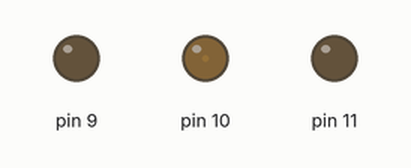
A sketch run on a simulated Arduino Uno, built with avr-gcc and run on an emulated ATmega328P. Parts: output pins drawn as LEDs (lit = HIGH).

Above: at 0.05 s.
At 1.15 s:
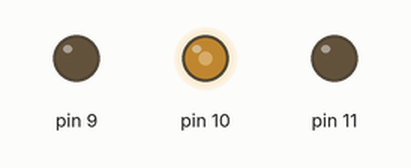
At 2.3 s:
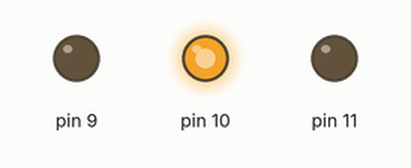
At 4.6 s:
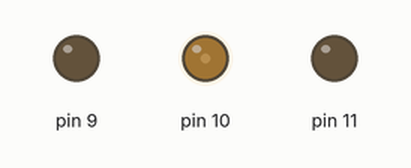
Timing chart, 0 to 6.7 s (numbered marks = the images above):
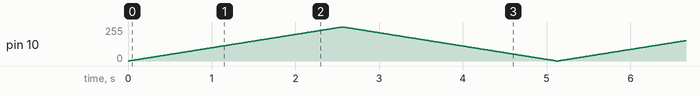

The sketch:

HumpaLampa.ino
```cpp
void setup() {
  // put your setup code here, to run once:

  // activation des pinoches 9, 10, 11

  pinMode(9 ,OUTPUT);
  pinMode(10,OUTPUT);
  pinMode(11,OUTPUT);
}

void loop() {
  // put your main code here, to run repeatedly:

  digitalWrite(9 ,LOW); // pinoche 9  connecté à la LED ?
  digitalWrite(10,LOW); // pinoche 10 connecté à la LED Rouge
  digitalWrite(11,LOW); // pinoche 11 connecté à la LED ?

  // On fait une boucle "for" pour envoyer le signal d'intensité "i" sur la pinoche 10
  // le signal d'intensité "i" commence à 0 pour augmenter de +1 dans la boucle "for"
  // la valeur maximale est "255"
  for (int i= 0; i <= 255; i++) {
      analogWrite(10,i);
      delay(10);
  }

  for (int i=255; i >= 0; i--) {
      analogWrite(10,i);
      delay(10);
  }
}
```
